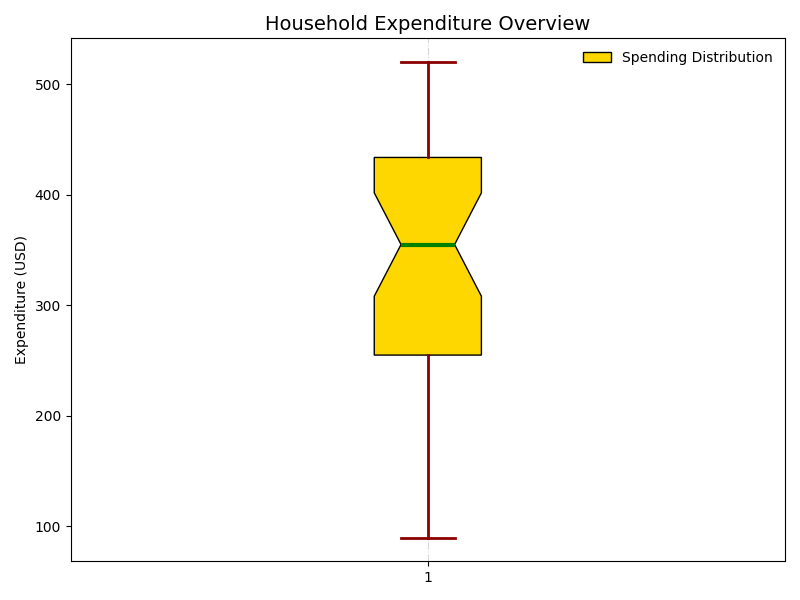

Write the Python code that produced this figure.
import matplotlib.pyplot as plt

aggregate_spending = [
    500, 450, 400, 150, 200, 450, 320, 100, 350, 420, 280, 370,
    520, 460, 390, 160, 210, 460, 310, 90, 340, 430, 270, 365,
    495, 445, 395, 145, 195, 455, 325, 95, 345, 415, 275, 360
]

fig, ax = plt.subplots(figsize=(8, 6))
box = ax.boxplot(aggregate_spending, vert=True, patch_artist=True, 
                 notch=True, whis=1.5)

# Applying a single color consistently across all data groups
single_color = '#FFD700'
for patch in box['boxes']:
    patch.set_facecolor(single_color)

ax.set_title('Household Expenditure Overview', fontsize=14, fontweight='medium')
ax.set_ylabel('Expenditure (USD)', fontsize=10)

ax.grid(axis='x', linestyle='-.', alpha=0.5)

for whisker, cap in zip(box['whiskers'], box['caps']):
    whisker.set(color='darkred', linewidth=2)
    cap.set(color='darkred', linestyle='-', linewidth=2)

for median in box['medians']:
    median.set(color='green', linewidth=3)

ax.legend(['Spending Distribution'], loc='upper right', frameon=False)

plt.tight_layout()
plt.show()
